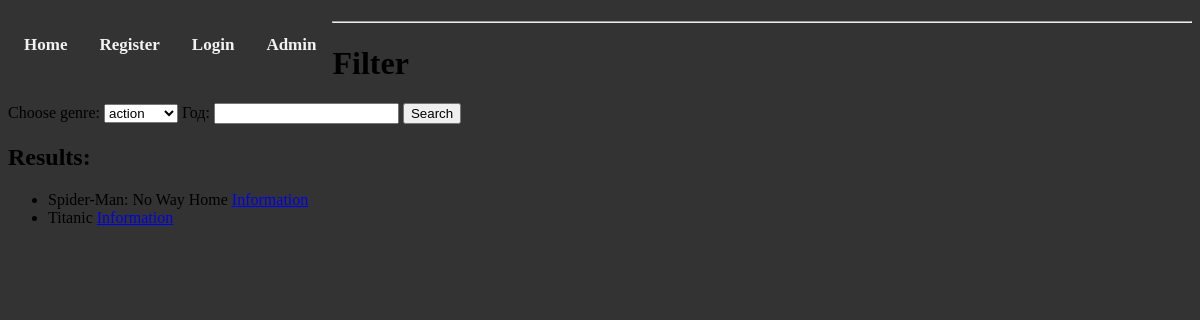
/filter, run on an earlier commit of the app's database.
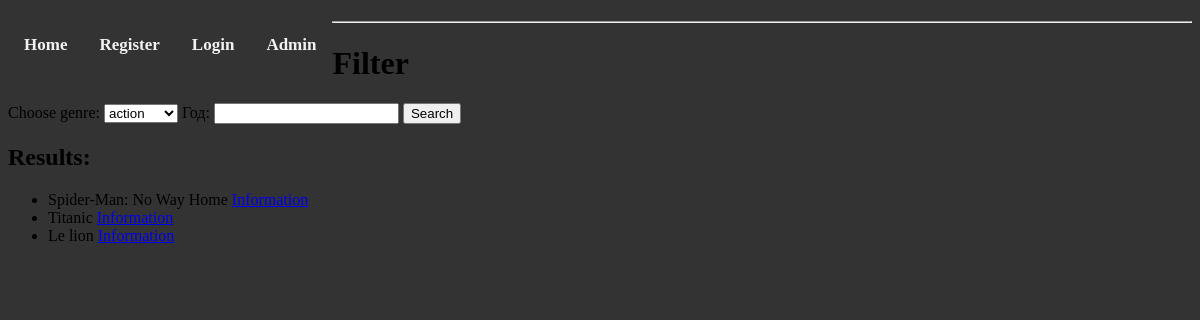
And on a later commit of the database.
### app/__init__.py (models this page shows)
class Film(db.Model):
    id = db.Column(db.Integer, primary_key=True)
    film_name = db.Column(db.String, nullable=False, unique=True)
    description = db.Column(db.String, nullable=False)
    image = db.Column(db.String)
    genre = db.Column(db.String)
    country = db.Column(db.Integer, db.ForeignKey("country.id"))
    year = db.Column(db.Integer)

### app/__init__.py (the view)
@app.route('/filter', methods=['GET', 'POST'])
def filter_by_genre():
    if request.method == 'POST':
        genre = request.form['genre']
        year = request.form['year']
        filtered_movies = []
        for movie in movies:
            if movie['genre'] == genre and movie['year'] == year:
                filtered_movies.append(movie)
            else:
               return render_template('filter.html', movies=filtered_movies)
        return render_template('filter.html', movies=filtered_movies)
    else:
        return render_template('filter.html', movies=movies)

### app/templates/filter.html (shortened to what this page needs)
{% extends 'base.html' %}
{% block content %}
<body>
    <h1>Filter</h1>
    <form method="POST">
        <label for="genre">Choose genre:</label>
        <select name="genre" id="genre">
            <option value="action">action</option>
        </select>
    <label for="year">Год:</label>
    <input type="text" name="year" id="year">
        <input type="submit" value="Search">
    </form>
   <h2>Results:</h2>
<ul>
    {% for movie in movies %}
        {% for f in movies %}
            {% if movie.film_name == f.film_name %}
                <li>{{ movie.film_name }} <a class="info" href="/film/{{ f.id }}">Information</a></li>
            {% endif %}
        {% endfor %}
    {% endfor %}
</ul>
</body>
{% endblock %}

What changed in the data, as far as the page shows it:
added Film: film_name "Le lion"
